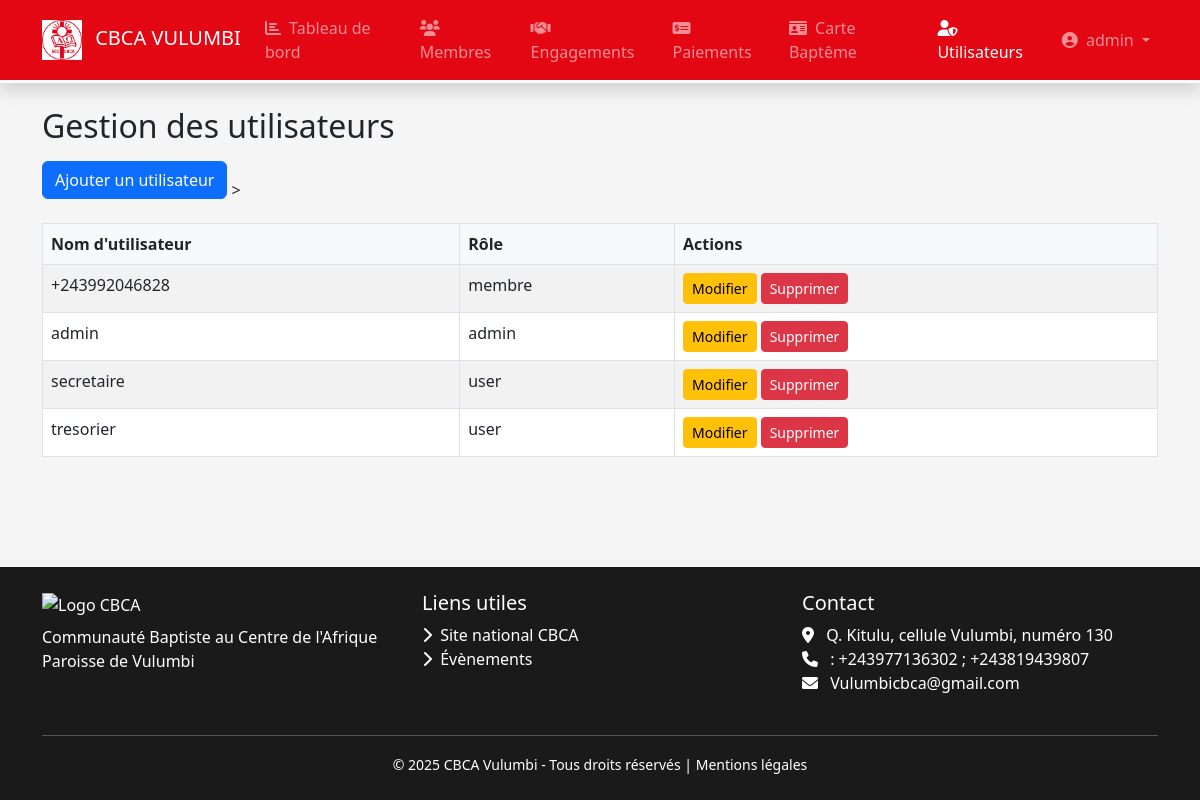
The app's page /utilisateurs (signed in) with its own data.
### models.py (models this page shows, shortened)
class User(db.Model, UserMixin):
    __tablename__ = 'users'
    id = db.Column(db.Integer, primary_key=True)
    username = db.Column(db.String(50), unique=True, nullable=False)
    password_hash = db.Column(db.String(128), nullable=False)
    role = db.Column(db.String(20), default='user')
    last_login = db.Column(db.DateTime)
    created_at = db.Column(db.DateTime, default=datetime.utcnow)

### app.py (the view)
@app.route('/utilisateurs')
@login_required
@role_required('admin')
def liste_utilisateurs():
    from models import User
    users = User.query.order_by(User.username).all()
    return render_template('utilisateurs/liste.html', title="Utilisateurs", users=users)

### app.py (called while the page is built)
@login_manager.user_loader
def load_user(user_id):
    from models import User
    return User.query.get(int(user_id))

def role_required(*roles):
    def decorator(f):
        @wraps(f)
        def decorated_function(*args, **kwargs):
            if not current_user.is_authenticated or current_user.role not in roles:
                flash("Accès non autorisé", "danger")
                return redirect(url_for('accueil'))
            return f(*args, **kwargs)
        return decorated_function
    return decorator

### templates/utilisateurs/liste.html (shortened to what this page needs)
{% extends "base.html" %}
{% block content %}
<h2 class="mb-3">Gestion des utilisateurs</h2>
<a href="{{ url_for('ajouter_utilisateur') }}" class="btn btn-primary mb-4">Ajouter un utilisateur</a>
<table class="table table-bordered table-striped">
    <thead>
        <tr>
            <th>Nom d'utilisateur</th>
            <th>Rôle</th>
            <th>Actions</th>
        </tr>
    </thead>
    <tbody>
        {% for user in users %}
        <tr>
            <td>{{ user.username }}</td>
            <td>{{ user.role }}</td>
            <td>
                <a href="{{ url_for('modifier_utilisateur', id=user.id) }}" class="btn btn-sm btn-warning">Modifier</a>
                <form action="{{ url_for('supprimer_utilisateur', id=user.id) }}" method="POST" style="display:inline-block;" onsubmit="return confirm('Confirmer la suppression ?')">
                    <button type="submit" class="btn btn-sm btn-danger">Supprimer</button>
                </form>
            </td>
        </tr>
        {% endfor %}
    </tbody>
</table>
{% endblock %}

### templates/base.html (shortened to what this page needs)
<!DOCTYPE html>
<html lang="fr">
<head>
    <link href="https://cdn.jsdelivr.net/npm/bootstrap@5.3.0/dist/css/bootstrap.min.css" rel="stylesheet">
    <link href="https://cdnjs.cloudflare.com/ajax/libs/font-awesome/6.0.0/css/all.min.css" rel="stylesheet">
    <link rel="stylesheet" href="{{ url_for('static', filename='css/style.css') }}">
</head>
<body>
<nav class="navbar navbar-expand-lg navbar-dark navbar-cbca shadow">
    <div class="container">
        <a class="navbar-brand" href="{% if current_user.is_authenticated and current_user.role == 'membre' %}{{ url_for('accueil_membre') }}{% else %}{{ url_for('accueil') }}{% endif %}">
            <img src="{{ url_for('static', filename='logo.JPG') }}" alt="Logo CBCA" height="40" class="me-2">
            <span class="d-none d-md-inline">CBCA VULUMBI</span>
        </a>
        <div class="collapse navbar-collapse" id="navbarContent">
            <ul class="navbar-nav me-auto">
                {% if current_user.is_authenticated and current_user.role == 'admin' %}
                    <li class="nav-item">
                        <a class="nav-link {% if request.endpoint == 'accueil' %}active{% endif %}" href="{{ url_for('accueil') }}">
                            <i class="fas fa-chart-bar me-1"></i> Tableau de bord
                        </a>
                    </li>
                    <li class="nav-item">
                        <a class="nav-link {% if request.endpoint and request.endpoint.startswith('liste_membres') %}active{% endif %}" href="{{ url_for('liste_membres') }}">
                            <i class="fas fa-users me-1"></i> Membres
                        </a>
                    </li>
                    <li class="nav-item">
                        <a class="nav-link {% if request.endpoint and request.endpoint.startswith('liste_engagements') %}active{% endif %}" href="{{ url_for('liste_engagements') }}">
                            <i class="fas fa-handshake me-1"></i> Engagements
                        </a>
                    </li>
                    <li class="nav-item">
                        <a class="nav-link {% if request.endpoint and request.endpoint.startswith('liste_paiements') %}active{% endif %}" href="{{ url_for('liste_paiements') }}">
                            <i class="fas fa-money-check-alt me-1"></i> Paiements
                        </a>
                    </li>
                    <li class="nav-item">
                        <a class="nav-link {% if request.endpoint and request.endpoint.startswith('liste_carte') %}active{% endif %}" href="{{ url_for('liste_carte') }}">
                            <i class="fas fa-id-card me-1"></i> Carte Baptême
                        </a>
                    </li>
                    <li class="nav-item">
                        <a class="nav-link {% if request.endpoint and request.endpoint.startswith('liste_utilisateurs') %}active{% endif %}" href="{{ url_for('liste_utilisateurs') }}">
                            <i class="fas fa-user-shield me-1"></i> Utilisateurs
                        </a>
                    </li>
                {% endif %}
            </ul>
            <ul class="navbar-nav">
                {% if current_user.is_authenticated %}
                <li class="nav-item dropdown">
                    <a class="nav-link dropdown-toggle" href="#" id="userDropdown" data-bs-toggle="dropdown">
                        <i class="fas fa-user-circle me-1"></i> {{ current_user.username }}
                    </a>
                </li>
                {% else %}
                <li class="nav-item">
                    <a class="nav-link" href="{{ url_for('login') }}">
                        <i class="fas fa-sign-in-alt me-1"></i> Connexion
                    </a>
                </li>
                {% endif %}
            </ul>
        </div>
    </div>
</nav>
<main class="container my-4 flex-grow-1">
    {% block content %}{% endblock %}
</main>
<footer class="py-4 text-white">
    <div class="container">
        <div class="row">
            <div class="col-md-4 mb-3">
                <img src="{{ url_for('static', filename='images/logo-cbca-white.png') }}" alt="Logo CBCA" height="50">
                <p class="mt-2 mb-0">Communauté Baptiste au Centre de l'Afrique<br>Paroisse de Vulumbi</p>
            </div>
            <div class="col-md-4 mb-3">
                <h5>Liens utiles</h5>
                <ul class="list-unstyled">
                    <li><a href="#" class="text-white text-decoration-none"><i class="fas fa-chevron-right me-1"></i> Site national CBCA</a></li>
                    <li><a href="https://www.bing.com/ck/a?!&&p=1d14503afc3ae7288a9dafbea88a6fae0a4e4fc865662607309451a5b9782316JmltdHM9MTc1NTU2MTYwMA&ptn=3&ver=2&hsh=4&fclid=2bdc9d18-43a1-656a-25f7-8b0b47a163b1&psq=CBCA&u=a1aHR0cHM6Ly93d3cub2lrb3VtZW5lLm9yZy9mci9tZW1iZXItY2h1cmNoZXMvY29tbXVuaXR5LW9mLWJhcHRpc3QtY2h1cmNoZXMtaW4tY2VudHJhbC1hZnJpY2EjOn46dGV4dD1UaGUlMjBDb21tdW5pdHklMjBvZiUyMEJhcHRpc3QlMjBDaHVyY2hlcyUyMGluJTIwQ2VudHJhbCUyMEFmcmljYSxvZiUyMENvbmdvLiUyMFRoZSUyMGNodXJjaCUyMGJlY2FtZSUyMGluZGVwZW5kZW50JTIwaW4lMjAxOTY0Lg&ntb=1" class="text-white text-decoration-none"><i class="fas fa-chevron-right me-1"></i> Évènements</a></li>
                </ul>
            </div>
            <div class="col-md-4 mb-3">
                <h5>Contact</h5>
                <address>
                    <i class="fas fa-map-marker-alt me-2"></i> Q. Kitulu, cellule Vulumbi, numéro 130<br>
                    <i class="fas fa-phone me-2"></i> : +243977136302 ; +243819439807<br>
                    <i class="fas fa-envelope me-2"></i> Vulumbicbca@gmail.com
                </address>
            </div>
        </div>
        <hr class="my-2 bg-light">
        <div class="text-center pt-2">
            <small>&copy; 2025 CBCA Vulumbi - Tous droits réservés | <a href="#" class="text-white text-decoration-none">Mentions légales</a></small>
        </div>
    </div>
</footer>
</body>
</html>

### static/style.css (style rules this page uses)
body { font-family: 'Segoe UI', 'Roboto', sans-serif; background-color: var(--cbcagray); }
.navbar-cbca { border-bottom: 3px solid white; }
.table { margin-bottom: 0; }
.table thead th { background-color: #f8f9fa; border-bottom-width: 1px; font-weight: 600; }

### templates/base.html (style rules this page uses)
:root { --cbcared:#e30613; --cbcawhite:#fff; --cbcadark:#1a1a1a; --cbcagray:#f5f5f5; }
body { font-family: 'Segoe UI', Tahoma, Geneva, Verdana, sans-serif; background: var(--cbcagray); display:flex; flex-direction:column; min-height:100vh; }
.navbar-cbca { background-color: var(--cbcared); border-bottom: 3px solid white; }
footer { background: var(--cbcadark); margin-top:auto; }

### records on screen
User: username "admin", role "admin"
User: username "+243992046828", role "membre"
User: username "secretaire", role "user"
User: username "tresorier", role "user"
